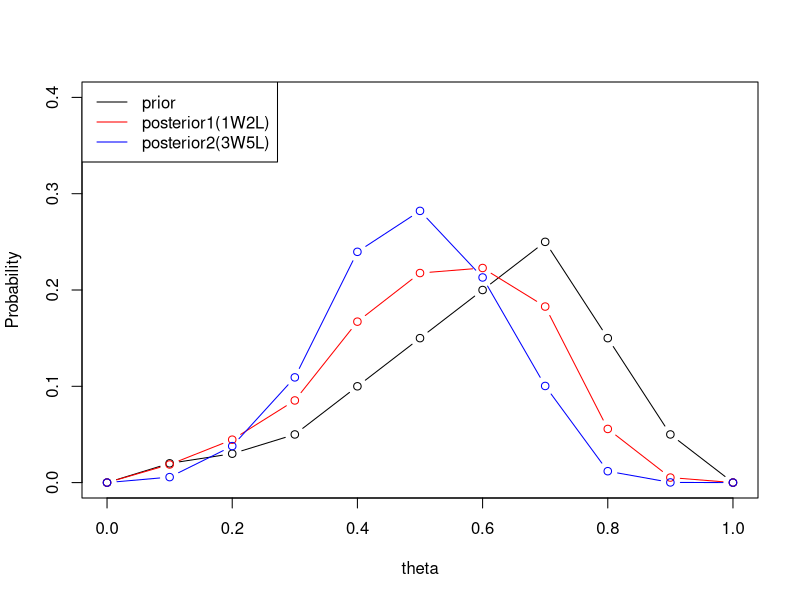

The R script that drew this image:
#Math E-156 Script 10A-BayesDiscrete.R

#Topic 1 - Binomial data with a discrete prior distribution
#Example 10.1 from the text
#The parameter theta is your probability of winning a tennis match.
#In the "frequentist" apparoch, we would treat it as an unknown parameter.
#Now we assume that it is a random variable with 11 possible values.
theta <- seq(0, 1, by = .1) #ranges from 0.0 to 1.0
#The "Bayesian prior" specifies the probability of each value.
prior <- c(0, .02, .03, .05, .1, .15,.2, .25, .15, .05, 0); sum(prior) #must sum to 1
#A broken-line plot of the prior
plot(theta, prior, type = "b", ylim = c(0, 0.40), ylab = "Probability")
#These probabililities might be based on our experience against various opponents.

#We win one match, lose two, and we must update our probabilities for theta
#The likelihood is the probability of one win and two losses, given theta
likelihood <- theta*(1-theta)^2; likelihood   #this is a vector!

#To use Bayes's Theorem, we need the probability of one win and two losses.
#This will be much less than 1, since we are better than most opponents.
P1W2L<-sum(prior* likelihood); P1W2L

#Bayes says P(theta|1W2L) = P(theta)P(1W2L|theta)/P(1W2L)
#Probability of theta, conditioned on observing one win, two losses
posterior <-prior * likelihood/ P1W2L; posterior
sum(posterior) #normalization check - new distribution must sum to 1

#theta is a random variable, and its expectation has decreased
sum(theta*prior) #prior mean
sum(theta*posterior) #posterior mean

#Add the new "posterior" distribution to the plot
lines(theta, posterior, type="b", col = "red")

#Topic 2 - the posterior distribution does not depend on how we incorporate the data

#Suppose instead that we had played eight matches, won 3, lost 5.
#The likelihood is now the probability of three wins and five losses, given theta
likelihood2 <- theta^3*(1-theta)^5; likelihood
#Probability of three wins and five losses
P3W5L<-sum(prior* likelihood2); P3W5L #small because it's one of 9 outcomes
#Probability of theta, conditioned on observing three wins, five losses
posterior2 <-prior  * likelihood2/ P3W5L; posterior2
sum(posterior2) #normalization check
sum(theta*posterior2) #this posterior has an even lower expectation

#Add yet another posterior distribution to the plot
lines(theta, posterior2, type="b", col = "blue")
legend("topleft",legend = c("prior", "posterior1(1W2L)", "posterior2(3W5L)"), lty = 1, col = c("black", "red", "blue"))

#Alternative calculation - take the first posterior and add two wins, three losses
likelihood3 <- theta^2*(1-theta)^3
#Probability of two wins and three losses
P2W3L<-sum(posterior* likelihood3)
#Probability of theta, conditioned on observing two additional wins, three additional losses
posterior3 <-posterior * likelihood3/ P2W3L
sum(theta*posterior3) #expectation is same as before

#We should have recalculated the same posterior distribution
identical(posterior2, posterior3) #why does this fail?
posterior2- posterior3 # not quite zero because of computer arthmetic
identical(signif(posterior2), signif( posterior3)) #round to six digits


#Topic 3 - there is no need to make the prior mass function sum to 1
#Any scaling factor in the prior cancels out; so we only need relative probabilities.
#Use 100 times the original prior.
prior100 <- c(0, 2, 3, 5, 10, 15, 20, 25, 15, 5, 0); sum(prior) #sums to 100
likelihood <- theta*(1-theta)^2
#Probability of one win and two losses, times 100
P1W2LX100<-sum(prior100* likelihood)
#Probability of theta, conditioned on observing one win, two losses
posterior100 <-prior100  * likelihood/ P1W2LX100; posterior100
sum(posterior100) #this is now a properly normalized mass function
identical(signif(posterior), signif( posterior100))

